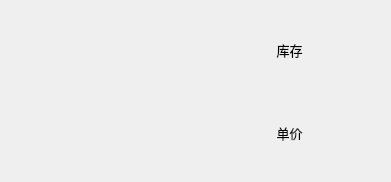
<?xml version="1.0" encoding="UTF-8"?>
<ui version="4.0">
 <class>Goods_Frame</class>
 <widget class="QWidget" name="Goods_Frame">
  <property name="geometry">
   <rect>
    <x>0</x>
    <y>0</y>
    <width>391</width>
    <height>182</height>
   </rect>
  </property>
  <property name="sizePolicy">
   <sizepolicy hsizetype="Fixed" vsizetype="Fixed">
    <horstretch>0</horstretch>
    <verstretch>0</verstretch>
   </sizepolicy>
  </property>
  <property name="maximumSize">
   <size>
    <width>391</width>
    <height>182</height>
   </size>
  </property>
  <property name="windowTitle">
   <string>Form</string>
  </property>
  <layout class="QHBoxLayout" name="horizontalLayout">
   <item>
    <widget class="QLabel" name="label">
     <property name="text">
      <string/>
     </property>
     <property name="alignment">
      <set>Qt::AlignCenter</set>
     </property>
    </widget>
   </item>
   <item>
    <layout class="QVBoxLayout" name="verticalLayout">
     <item>
      <widget class="QLabel" name="label_store">
       <property name="font">
        <font>
         <family>楷体</family>
         <pointsize>10</pointsize>
        </font>
       </property>
       <property name="text">
        <string>库存</string>
       </property>
       <property name="alignment">
        <set>Qt::AlignCenter</set>
       </property>
      </widget>
     </item>
     <item>
      <widget class="QLabel" name="label_price">
       <property name="font">
        <font>
         <family>楷体</family>
         <pointsize>10</pointsize>
        </font>
       </property>
       <property name="text">
        <string>单价</string>
       </property>
       <property name="alignment">
        <set>Qt::AlignCenter</set>
       </property>
      </widget>
     </item>
    </layout>
   </item>
  </layout>
 </widget>
 <resources/>
 <connections/>
</ui>
